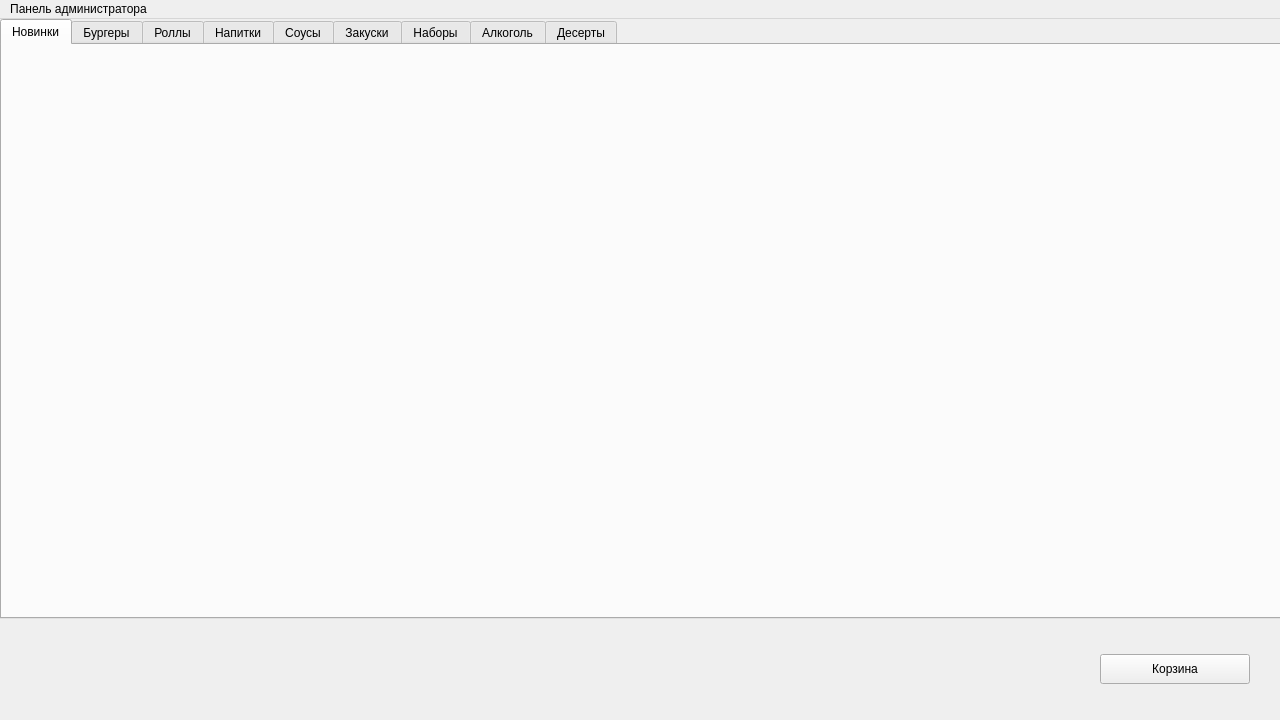
<?xml version="1.0" encoding="UTF-8"?>
<ui version="4.0">
 <class>MainWindow</class>
 <widget class="QMainWindow" name="MainWindow">
  <property name="enabled">
   <bool>true</bool>
  </property>
  <property name="geometry">
   <rect>
    <x>0</x>
    <y>0</y>
    <width>1280</width>
    <height>720</height>
   </rect>
  </property>
  <property name="minimumSize">
   <size>
    <width>1280</width>
    <height>720</height>
   </size>
  </property>
  <property name="maximumSize">
   <size>
    <width>1280</width>
    <height>720</height>
   </size>
  </property>
  <property name="sizeIncrement">
   <size>
    <width>1280</width>
    <height>720</height>
   </size>
  </property>
  <property name="windowTitle">
   <string>McDonalds Desktop App</string>
  </property>
  <widget class="QWidget" name="centralwidget">
   <widget class="QTabWidget" name="tabWidget">
    <property name="geometry">
     <rect>
      <x>0</x>
      <y>0</y>
      <width>1283</width>
      <height>600</height>
     </rect>
    </property>
    <property name="currentIndex">
     <number>0</number>
    </property>
    <widget class="QWidget" name="tab_news">
     <attribute name="title">
      <string>Новинки</string>
     </attribute>
    </widget>
    <widget class="QWidget" name="tab_burgers">
     <attribute name="title">
      <string>Бургеры</string>
     </attribute>
    </widget>
    <widget class="QWidget" name="tab_rolls">
     <attribute name="title">
      <string>Роллы</string>
     </attribute>
    </widget>
    <widget class="QWidget" name="tab_drinks">
     <attribute name="title">
      <string>Напитки</string>
     </attribute>
    </widget>
    <widget class="QWidget" name="tab_sauces">
     <attribute name="title">
      <string>Соусы</string>
     </attribute>
    </widget>
    <widget class="QWidget" name="tab_snacks">
     <attribute name="title">
      <string>Закуски</string>
     </attribute>
    </widget>
    <widget class="QWidget" name="tab_kits">
     <attribute name="title">
      <string>Наборы</string>
     </attribute>
    </widget>
    <widget class="QWidget" name="tab_alcohol">
     <attribute name="title">
      <string>Алкоголь</string>
     </attribute>
    </widget>
    <widget class="QWidget" name="tab_desserts">
     <attribute name="title">
      <string>Десерты</string>
     </attribute>
    </widget>
   </widget>
   <widget class="QPushButton" name="pushButton">
    <property name="geometry">
     <rect>
      <x>1100</x>
      <y>635</y>
      <width>150</width>
      <height>30</height>
     </rect>
    </property>
    <property name="text">
     <string>Корзина</string>
    </property>
   </widget>
  </widget>
  <widget class="QMenuBar" name="menubar">
   <property name="geometry">
    <rect>
     <x>0</x>
     <y>0</y>
     <width>1280</width>
     <height>21</height>
    </rect>
   </property>
   <widget class="QMenu" name="menu">
    <property name="title">
     <string>Панель администратора</string>
    </property>
    <addaction name="productManagementAction"/>
   </widget>
   <addaction name="menu"/>
  </widget>
  <action name="productManagementAction">
   <property name="text">
    <string>Управление товарами</string>
   </property>
  </action>
  <action name="action123">
   <property name="text">
    <string>123</string>
   </property>
  </action>
 </widget>
 <resources/>
 <connections/>
</ui>
